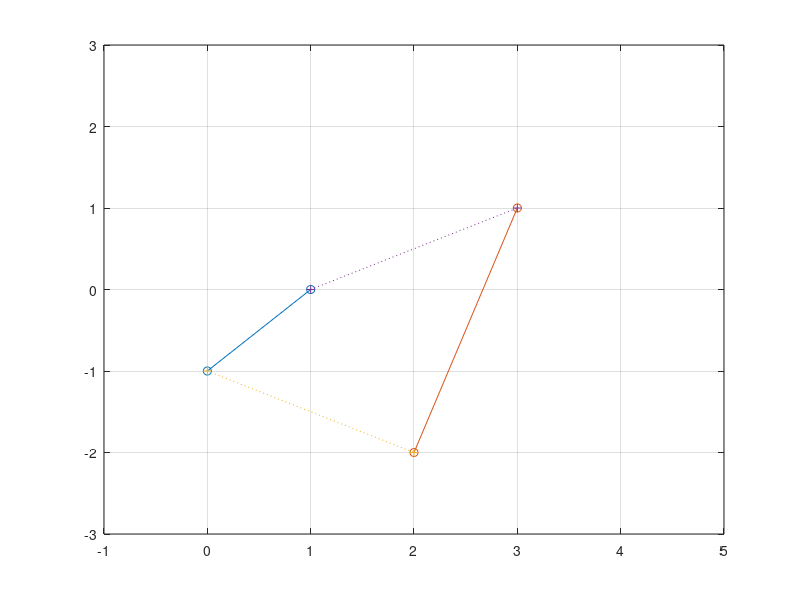

This chart was generated by the following MATLAB code: (Note: this script raises an error after producing the figure.)
function testresult = GetAreaTriangle_test()
% GETAREATRIANGLE_TEST  test for getareacurvilineargrid
%  
% %See also: GETAREATRIANGLE
%
%
%   See also 

%% Copyright notice
%   --------------------------------------------------------------------
%   Copyright (C) 2009 Deltares
%       Pieter van Geer
%
%       pieter.vangeer@deltares.nl	
%
%       Rotterdamseweg 185
%       2629 HD Delft
%       P.O. 177
%       2600 MH Delft
%
%   This library is free software: you can redistribute it and/or
%   modify it under the terms of the GNU Lesser General Public
%   License as published by the Free Software Foundation, either
%   version 2.1 of the License, or (at your option) any later version.
%
%   This library is distributed in the hope that it will be useful,
%   but WITHOUT ANY WARRANTY; without even the implied warranty of
%   MERCHANTABILITY or FITNESS FOR A PARTICULAR PURPOSE.  See the GNU
%   Lesser General Public License for more details.
%
%   You should have received a copy of the GNU Lesser General Public
%   License along with this library. If not, see <http://www.gnu.org/licenses/>.
%   --------------------------------------------------------------------

% This tools is part of <a href="http://OpenEarth.Deltares.nl">OpenEarthTools</a>.
% OpenEarthTools is an online collaboration to share and manage data and 
% programming tools in an open source, version controlled environment.
% Sign up to recieve regular updates of this function, and to contribute 
% your own tools.

%% Version <http://svnbook.red-bean.com/en/1.5/svn.advanced.props.special.keywords.html>
% Created: 11 Sep 2009
% Created with Matlab version: 7.8.0.347 (R2009a)

% $Id$
% $Date$
% $Author$
% $Revision$
% $HeadURL$
% $Keywords: $

%% $Description (Name = getAreaTriangle)
% Calculate area of following.

X = [ 0  2; 1 3];
Y = [-1 -2; 0 1];

plot(X,Y,'-o');
hold on
plot(X',Y',':+');
axis([-1 5 -3 3]);
grid on
set(gca,'xtick',-10:1:10);
set(gca,'ytick',-10:1:10);

%% $RunCode
AreaA(:,:) = GetAreaTriangle(X(1:end-1,1:end-1),Y(1:end-1,1:end-1),...
X(2:end  ,1:end-1),Y(2:end  ,1:end-1),...
X(2:end  ,2:end  ),Y(2:end  ,2:end  ));

AreaB(:,:) = GetAreaTriangle(X(1:end-1,1:end-1),Y(1:end-1,1:end-1),...
X(1:end-1,2:end  ),Y(1:end-1,2:end  ),...
X(2:end  ,2:end  ),Y(2:end  ,2:end  ));

Area(:,:)  = AreaA + AreaB;

disp('o---------o')
disp('| B     . |')
disp('|    .    |')
disp('| .     A |')
disp('o---------o')
disp(num2str(AreaA))
disp(num2str(AreaB))
disp(num2str(Area ))

disp('---------------------------------------------')


AreaA(:,:) = GetAreaTriangle(X(1:end-1,1:end-1),Y(1:end-1,1:end-1),...
X(2:end  ,1:end-1),Y(2:end  ,1:end-1),...
X(1:end-1,2:end  ),Y(1:end-1,2:end  ));

AreaB(:,:) = GetAreaTriangle(X(2:end  ,1:end-1),Y(2:end  ,1:end-1),...
X(1:end-1,2:end  ),Y(1:end-1,2:end  ),...
X(2:end  ,2:end  ),Y(2:end  ,2:end  ));

Area(:,:)  = AreaA + AreaB;

disp('o---------o')
disp('| .    B  |')
disp('|    .    |')
disp('| A     . |')
disp('o---------o')
disp(num2str(AreaA))
disp(num2str(AreaB))
disp(num2str(Area ))

testresult = nan;

%% $PublishResult
% Publishable code that describes the test.